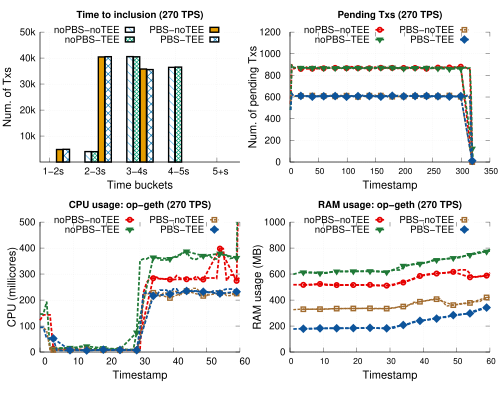

Write the gnuplot code that produced this figure.
# 
# Author: Peterson Yuhala
#

#set term postscript size 5in,2.3in linewidth 1 color eps enhanced 22
set term postscript size 5in,4in linewidth 1 color eps enhanced 22
set encoding utf8


set output "tx_sys_270tps.eps"
set datafile separator comma

load "styles.inc"
load "common.gnuplot" 
load "linetypes.gnuplot"

## Multiplot settings

## mp_startx # Left edge of col 0 plot area
## mp_starty          # Top of row 0 plot area
## mp_width            # Total width of plot area
## mp_height         # Total height of plot area
## mp_rowgap         # Gap between plot rows
## mp_colgap          # Gap between plot columns
          

#mp_startx=0.08
#mp_starty=0.15

#mp_height=0.65
#mp_rowgap=0.19
#mp_colgap=0.1
#mp_width=0.9

#eval mpSetup(2, 1)

mp_startx=0.08
mp_starty=0.08
mp_height=0.80
mp_rowgap=0.15
mp_colgap=0.1
mp_width=0.90

eval mpSetup(2, 2)
#

font_size = 14
label_size = 18

set ytics nomirror
set grid y
set ytics font ",12"




eval mpNext
# --- GRAPH a (bottom left)
unset xrange

set title "Time to inclusion (270 TPS)" font "Helvetica-bold,14" #offset 0,-0.2

set ylabel "Num. of Txs" font ",16"  offset 2,0
set xlabel "Time buckets" font ",16"

set xtics("1-2s" 0, "2-3s" 1, "3-4s" 2, "4-5s" 3, "5+s" 4) font ",14"
set ytics("10k" 10000, "20k" 20000, "30k" 30000, "40k" 40000, "50k" 50000) font ",14"

#set xtics rotate by 60

set style fill solid border -1
set boxwidth 0.15
set xtics offset 0.4,0.4,0
set ytics offset 0.5,0,0
set xlabel offset 0,1,0

dx=0.08
#set offset 25, -0.5, 0, 0 #left,right,top,bottom

#set xrange[0:400]
set yrange [0:50000]

set key samplen 0.75 maxrows 2 at graph 0.5, 0.98 center font ",14"



plot 'data/no_pbs_no_tee/no-pbs_no-tee_270_tx_tti.csv' u ($1-dx):3 t "noPBS-noTEE" with boxes ls 1 lc rgb C2 fillstyle pattern 4, \
    'data/no_pbs_tee/no-pbs_tee_270_tx_tti.csv' u ($1+dx):3 t "noPBS-TEE"  with boxes ls 1 lc rgb C3 fillstyle pattern 2, \
    'data/pbs_no_tee/pbs_rbuilder_no-tee_270_tx_tti.csv' u ($1+3*dx):3 t "PBS-noTEE"  with boxes ls 1 lc rgb C1 fillstyle pattern 3, \
    'data/pbs_tee/pbs_rbuilder_tee_270_tx_tti.csv' u ($1+5*dx):3 t "PBS-TEE"  with boxes ls 1 lc rgb C5 fillstyle pattern 9
    

unset ytics
unset xtics

eval mpNext
# --- GRAPH b (bottom right)
set xrange[0:350]

set ytics autofreq
set ytics  font ",14"
set yrange [0:1200]


set title "Pending Txs (270 TPS)" font "Helvetica-bold,14" #offset 0,-0.2

set ylabel "Num. of pending Txs" font ",16"  offset 3.5,0
set xlabel "Timestamp" font ",16" 
set xtics offset 0,0.4,0 font ",12"


#set key samplen 1 maxrows 1 center top outside at graph 0.5, 1.0 font ",14"

plot 'data/no_pbs_no_tee/no-pbs_no-tee_270_tx_pending_tx_smoothed.csv' u 1:4 every 2  w l ls 2006 notitle, \
     '' u 1:4 every 20 t "noPBS-noTEE" w lp ls 2006, \
     'data/no_pbs_tee/no-pbs_tee_270_tx_pending_tx_smoothed.csv' u 1:4 every 2  w l ls 2007 notitle, \
     '' u 1:4 every 20 t "noPBS-TEE" w lp ls 2007, \
     'data/pbs_no_tee/pbs_rbuilder_no-tee_270_tx_pending_tx_smoothed.csv' u 1:4 every 2 w l ls 22004 notitle, \
     '' u 1:4 every 20 t "PBS-noTEE" w lp ls 22004, \
     'data/pbs_tee/pbs_rbuilder_tee_270_tx_pending_tx_smoothed.csv' u 1:4 every 2 w l ls 22001 notitle, \
        '' u 1:4 every 20 t "PBS-TEE" w lp ls 22001
     


eval mpNext
# --- GRAPH a (top left)

set title "CPU usage: op-geth (270 TPS)" font "Helvetica-bold,14" #offset 0,-0.2

set ylabel "CPU (millicores)" font ",16"  offset 3.5,0
set xlabel "Timestamp" font ",16"
set xtics font ",14"


#set xtics("1-2s" 0, "2-3s" 1, "3-4s" 2, "4-5s" 3, "5+s" 4) font ",14"
#set xtics rotate by 60

set style fill solid border -1
set boxwidth 0.15
set xtics offset 0.4,0.4,0
set ytics offset 0.5,0,0
set xlabel offset 0,1,0

dx=0.08
#set offset 25, -0.5, 0, 0 #left,right,top,bottom

#set xrange[0:100]
set xrange[0:60]

#set yrange [0:5000]
set yrange [0:500]

#set key samplen 1 font ",14" at graph 0.5,0.95
#set key maxrows 1 samplen 0.5 width -2 invert center at graph 1.1,1.125 font ",12"
#set key samplen 1 font ",14" at graph 0.5,0.95

set key samplen 0.75 maxrows 2 at graph 0.5, 0.98 center font ",14"


plot 'data/no_pbs_no_tee/no-pbs_no-tee_270_sys_cpu_ram.csv' u 1:3 every 1  w l ls 2006 notitle, \
     '' u 1:3 every 5 t "noPBS-noTEE" w lp ls 2006, \
     'data/no_pbs_tee/no-pbs_tee_270_sys_cpu_ram.csv' u 1:3 every 1  w l ls 2007 notitle, \
     '' u 1:3 every 5 t "noPBS-TEE" w lp ls 2007, \
     'data/pbs_no_tee/pbs_rbuilder_no-tee_270_sys_cpu_ram.csv' u 1:3 every 1 w l ls 22004 notitle, \
     '' u 1:3 every 5 t "PBS-noTEE" w lp ls 22004, \
     'data/pbs_tee/pbs_rbuilder_tee_270_sys_cpu_ram.csv' u 1:3 every 1 w l ls 22001 notitle, \
        '' u 1:3 every 5 t "PBS-TEE" w lp ls 22001


unset xtics
eval mpNext
# --- GRAPH b (top right)
#set xrange[0:100]
set xrange[0:60]


set yrange [0:1000]
set title "RAM usage: op-geth (270 TPS)" font "Helvetica-bold,14" #offset 0,-0.2

set ylabel "RAM usage (MB)" font ",16"  offset 4,0
set xlabel "Timestamp" font ",16" 
set xtics offset 0,0.4,0 font ",12"


#set key samplen 1 maxrows 1 center top outside at graph 0.5, 1.0 font ",14"

plot 'data/no_pbs_no_tee/no-pbs_no-tee_270_sys_cpu_ram.csv' u 1:4 every 2  w l ls 2006 notitle, \
     '' u 1:4 every 5 t "noPBS-noTEE" w lp ls 2006, \
     'data/no_pbs_tee/no-pbs_tee_270_sys_cpu_ram.csv' u 1:4 every 2  w l ls 2007 notitle, \
     '' u 1:4 every 5 t "noPBS-TEE" w lp ls 2007, \
     'data/pbs_no_tee/pbs_rbuilder_no-tee_270_sys_cpu_ram.csv' u 1:4 every 2 w l ls 22004 notitle, \
     '' u 1:4 every 5 t "PBS-noTEE" w lp ls 22004, \
     'data/pbs_tee/pbs_rbuilder_tee_270_sys_cpu_ram.csv' u 1:4 every 2 w l ls 22001 notitle, \
        '' u 1:4 every 5 t "PBS-TEE" w lp ls 22001

     
!epstopdf "tx_sys_270tps.eps"
!rm "tx_sys_270tps.eps"
quit
